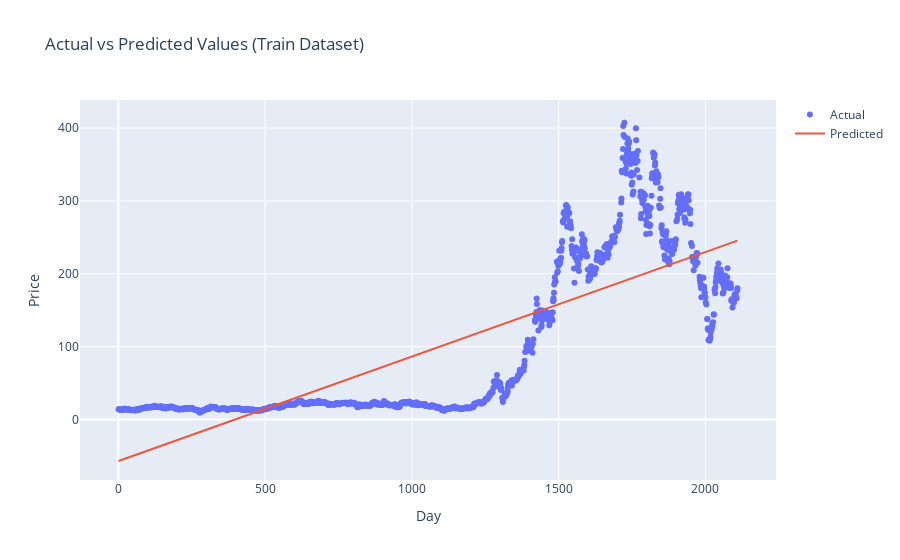

The notebook cell saved with this chart:
### Code cell
#Plot actual and predicted values for train dataset
import plotly.graph_objects as go
trace0 = go.Scatter(
    x=X_train.T[0],
    y=Y_train,
    mode='markers',
    name='Actual'
)

trace1 = go.Scatter(
    x=X_train.T[0],
    y=lm.predict(X_train).T,
    mode='lines',
    name='Predicted'
)

tesla_data = [trace0, trace1]
layout.xaxis.title.text = 'Day'
plot2 = go.Figure(data=tesla_data, layout=layout)
iplot(plot2)

### Figure 1 — Plotly figure (JSON) as saved in the notebook; plotly's stock layout.template omitted (floating-point values rounded to 4 significant figures; data arrays with more than 128 entries replaced by an {"elided": "..."} marker saying what was removed)
{"data": [{"mode": "markers", "name": "Actual", "type": "scatter", "x": {"elided": "1477 int values"}, "y": {"elided": "1477 float values"}}, {"mode": "lines", "name": "Predicted", "type": "scatter", "x": {"elided": "1477 int values"}, "y": {"elided": "1477 float values"}}], "layout": {"title": {"text": "Actual vs Predicted Values (Train Dataset)"}, "xaxis": {"title": {"text": "Day"}}, "yaxis": {"title": {"text": "Price"}}}}
